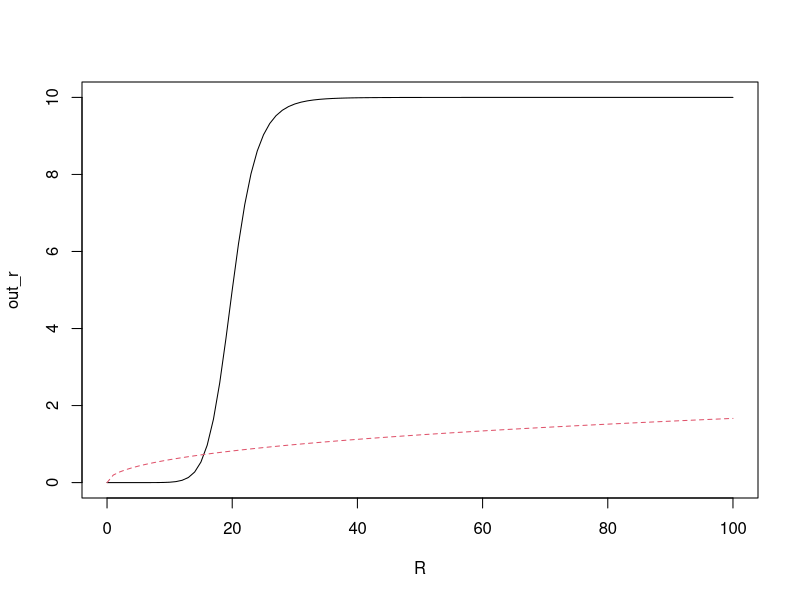
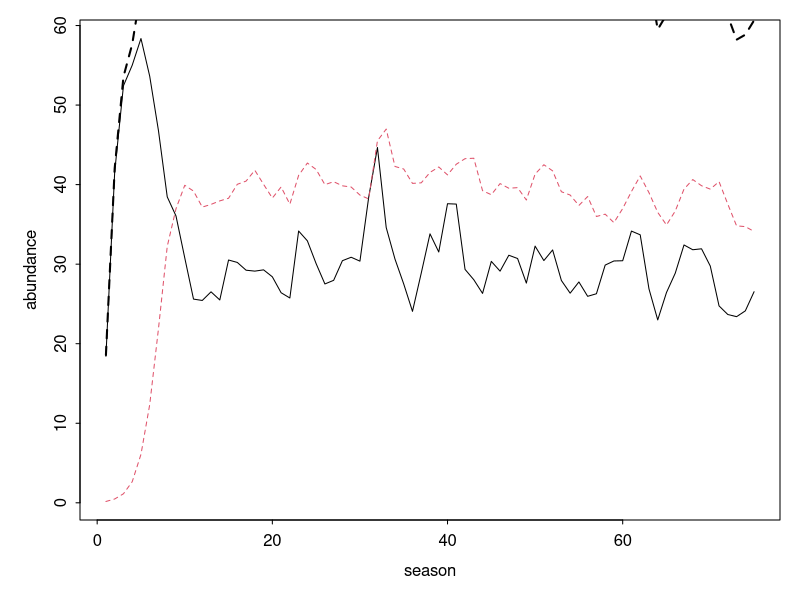

The R script that drew these images, in order:
##  Semi-discrete relative nonlinearity model of two species 
##    coexisting on one essential resource                

##  Authors:  Andrew Tredennick, Peter Adler, and Fred Adler
##  Email:    atredenn@gmail.com
##  Date:     3.19.2015
##  Update:   4.2.2015  -- Implements looping over odSolve for seasons.
##                      -- Makes resource uptake a Hill function, and a
##                         function that can be called within the model.
##                      -- Includes option for a temporally autocorrelated
##                         resource pulse function.
##                      -- Adds 'Rstart' variable to saved output to track
##                         initial condition of resource for each season.
##  Update:   4.8.2015  -- Adds allocation parameter (a) that continuously
##                         draws some fraction of live biomass (N) and allocates
##                         it to the dormant seed bank.
##  Update:   4.10.2015 -- Resource pulses happen within the season.
##                      -- Tracks average seasonal abundance as response.

##  MODEL DESCRIPTION
# Species "split" themselves between a dormant, low-mortaility stage (D) and 
# a higher mortality, high growth stage (N).
# The single resource is R.
# There are two sources of variability: an environmental cue that drives the
# storage effect, and resource variability.

# clear the workspace
rm(list=ls())
library('plyr')

####
#### Initial conditions, global variables, and parameters ------------------------
####
temporal_autocorrelation <- F       # turn temporal autocorrelation on(T)/off(F)
seasons <- 75                   # number of seasons to simulate
seasons_to_exclude <- 0           # initial seasons to exclude from plots
days_to_track <- 60               # number of days to simulate in odSolve
DNR <- c(D=c(1,1),N=c(1,1),R=10)    # initial conditions
Rmu <- 2                            # mean resource pulse (on log scale)
Rsd <- 1                            # std dev of resource pulses (on log scale)
sigE <- 2                           # environmental cue variability
rho <- 0                            # environmental cue correlation between species
parms <- list(
  r = c(10,10),                     # max growth rate for each species
  alpha = c(10,0.5),                 # rate parameter for Hill function 
  beta = c(30,2500),                  # shape parameter for Hill function
  mN = c(0.5,0.5),                  # live biomass loss (mortality) rates 
  mD = c(0.01, 0.01),              # dormant biomass loss (mortality) rates
  a = c(0.5,0.5)                    # allocation fraction of live biomass to seed bank
)

####
#### Load relevant libraries ----------------------------------------
####
library(deSolve); library(mvtnorm)


####
#### Model function -------------------------------------------------
####
## Continuous model
updateDNR <- function(t, DNR, parms){
  with(as.list(c(DNR, parms)), {
    dD1dt = N1*a[1] - (mD[1]*D1)
    dD2dt = N2*a[2] - (mD[2]*D2)
    dN1dt = N1*(uptake_R(r[1], R, alpha[1], beta[1]) - mN[1] - a[1])
    dN2dt = N2*(uptake_R(r[2], R, alpha[2], beta[2]) - mN[2] - a[2])
    dRdt = -1 * ((dN1dt + mN[1]*N1) + (dN2dt + mN[2]*N2))
    list(c(dD1dt, dD2dt, dN1dt, dN2dt, dRdt)) #output
  })
}

##  Resource uptake function (Hill function)
uptake_R <- function(r, R, alpha, beta){
  return((r*R^alpha) / (beta^alpha + R^alpha))
}
R <- seq(0,100,1)
out_r <- matrix(ncol=2, nrow=length(R))
alpha <- c(10,0.5)
beta <- c(20,2500)
for(i in 1:nrow(out_r)){
  out_r[i,1] <- uptake_R(10, R[i], alpha[1], beta[1])
  out_r[i,2] <- uptake_R(10, R[i], alpha[2], beta[2])
}
matplot(R, out_r, type="l")

## Discrete model
update_DNR <- function(t,DNR,gs){
  with (as.list(DNR),{
    g1 <- gs[1]
    g2 <- gs[2]
    N1 <- D1*g1
    N2 <- D2*g2
    D1 <- D1*(1-g1)
    D2 <- D2*(1-g2)
    R <- Rvector[t]
    return(c(D1, D2, N1, N2, R))
  })
}


####
#### Simulate model -----------------------------------------------------
####
days <- c(1:days_to_track)

# Get "germination" fractions for each year
getG <- function(sigE, rho, nTime){
  varcov <- matrix(c(sigE, rho*sigE, rho*sigE, sigE), 2, 2)
  e <- rmvnorm(n = nTime, mean = c(0,0), sigma = varcov)
  g <- exp(e) / (1+exp(e))
  return(g)
}

# Loop over seasons
nms <- names(DNR)
gVec <- getG(sigE = sigE, rho = rho, nTime = seasons)
gVec[] <- 1

if(temporal_autocorrelation==FALSE){
  Rvector <- runif(seasons,0.1,4)
  Rvector <- rep(Rmu, seasons)
}

if(temporal_autocorrelation==TRUE){
  if(Rsd != 0){
    Rvector <- filter(rlnorm(seasons,Rmu,Rsd), filter=rep(1,3), circular=TRUE)
  }
  if(Rsd == 0){
    Rvector <- rlnorm(seasons,Rmu,Rsd) 
  } 
}

pulse_events <- matrix(nrow=seasons, ncol=days_to_track)
for(do_season in 1:seasons){
  pulse_events[do_season,] <- rlnorm(days_to_track, Rvector[do_season], Rsd)
}
save_seasons <- data.frame(time=NA,D1=NA,D2=NA,N1=NA,N2=NA,R=NA,Rstart=NA,season=NA)

for(season_now in 1:seasons){
  eventdat <- data.frame(var = rep("R", days_to_track),
                         time = 1:days_to_track,
                         value = pulse_events[season_now,],
                         method = rep("add", days_to_track))
  Rstart <- as.list(DNR)$R
  output <- as.data.frame(ode(y = DNR, times = days, 
                              func = updateDNR, parms = parms,
                              events = list(data = eventdat)))

  DNR <- as.numeric(output[nrow(output),nms])
  names(DNR) <- nms
  R_update <- Rvector[season_now]
  DNR <- update_DNR(season_now, DNR, gVec[season_now,])
  names(DNR) <- nms
  new_season <- as.data.frame(output)
  new_season$season <- season_now
  new_season$Rstart <- Rstart
  save_seasons <- rbind(save_seasons, new_season)
}


####
####  Make some plots ----------------------------------
####
#take out first couple seasons
# save_seasons <- subset(save_seasons, season>seasons_to_exclude)
# matplot(seq_along(along.with = save_seasons$time), 
#         save_seasons[,c("N1","N2")], type="l")

#plot just average abundance by season
mean_of_season <- ddply(save_seasons, .(season), summarise,
                       mean_N1 = mean(N1),
                       mean_N2 = mean(N2),
                       mean_D1 = mean(D1),
                       mean_D2 = mean(D2))
par(mfrow=c(1,1),mar=c(4,4,1,1),tcl=-0.2,mgp=c(2,0.5,0))
matplot(mean_of_season$season, mean_of_season[,c("mean_N1","mean_N2")], 
        type="l", xlab="season", ylab="abundance")
seasonal_total <- apply(mean_of_season[,c("mean_N1","mean_N2")], 1, sum)
lines(mean_of_season$season, seasonal_total, lwd=2, lty=2)
# matplot(mean_of_season$season, mean_of_season[,c("mean_D1","mean_D2")],
#         type="l", xlab="season", ylab="abundance")
# plot(N1 ~ Rstart, end_seasons)
# plot(N2 ~ Rstart, end_seasons)
# plot(N1 ~ N2, end_seasons)

#Plot the resource uptake function
# R <- seq(0,100,1)
# out_r <- matrix(ncol=2, nrow=length(R))
# alpha <- c(10,10)
# beta <- c(50,50)
# for(i in 1:nrow(out_r)){
#   out_r[i,1] <- uptake_R(5, R[i], alpha[1], beta[1])
#   out_r[i,2] <- uptake_R(5, R[i], alpha[2], beta[2])
# }
# matplot(R, out_r, type="l")

#Plot histograms of resource supply rates at different sigRs
# sigR <- seq(0,1,0.25)
# par(mfrow=c(2,3))
# for(i in 1:length(sigR)){
#   hist(rlnorm(100,2,sigR[i]))
# }
# plot(filter(rlnorm(100,2,1), filter=rep(1,3), circular=TRUE))
# 
# R <- seq(0,100,1)
# out_r <- matrix(ncol=2, nrow=length(R))
# alpha <- c(10,0.5)
# beta <- c(50,2500)
# for(i in 1:nrow(out_r)){
#   out_r[i,1] <- uptake_R(10, R[i], alpha[1], beta[1])
#   out_r[i,2] <- uptake_R(10, R[i], alpha[2], beta[2])
# }
# matplot(R, out_r, type="l")
